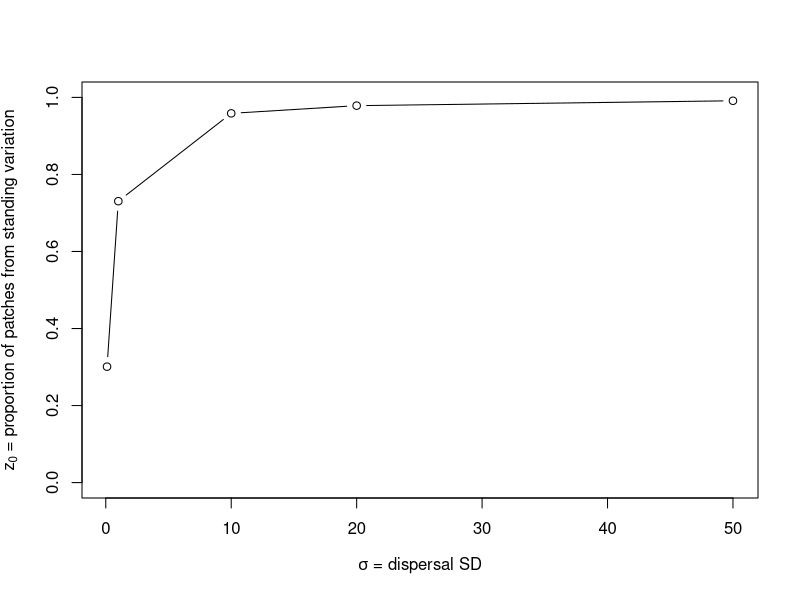

Source code (R):

# Implement theory from standing variation parts

# mu is mutation rate
# rho is population density
# sigma is mean squared dispersal distance
# sb >0 is advantage of mutation for t>0
# sd >0 is disadvantage of mutation for t<0
# 
# ... and
# lambda <- 2 * mu * rho * sb    # is rate of new successful mutations
# lambda0 <- lambda / sd         # is approximate rate of standing successful mutations
# v <- sigma * sqrt(2*sb)        # speed of wave of advance

meanTime <- function (mu, rho, sb, sd, sigma) {
    # mean time til adaptation of a point;
    # E[\tau] is int_0^\infty exp(-lambda0 pi v^2 t^2 - lambda pi v^2 t^3) dt
    f <- function (t) {
        exp( - 4 * mu * rho * sb^2 * sigma^2 * t^2 * (1/sd + t) )
    }
    return( integrate(f, 0, Inf) )
}

meanNewDensity <- function (mu, rho, sb, sd, sigma) {
    # mean density of patches arising from new mutations
    #  is lambda * E[\tau]
    x <- meanTime(mu, rho, sb, sd, sigma)
    x$value <- x$value * 2 * mu * rho * sb 
    return( x )
}

standingProportionArea <- function (mu, rho, sb, sd, sigma) {
    # proportion of space arising from standing variation
    # is 2 * lambda0 * pi * v * t * exp( - 2 * lambda0 * pi * v * t - lambda * pi * v^2 * t^2 )
    f <- function (t) {
        (1/sd) * 4 * sqrt(2) * mu * rho * sb^(3/2) * pi * t * exp( - 4 * mu * rho * sb^(3/2) * sigma * pi * t ( sqrt(2) / sd + sigma * t ) )
    }
    return( integrate(f, 0, Inf) )
}

standingProportionNumbers <- function (mu, rho, sb, sd, sigma) {
    # proportion of patches arising from standing variation
    #    is 1/(1+sd * E[\tau])
    x <- meanTime(mu, rho, sb, sd, sigma)
    x$value <- 1 / (1 + sd * x$value)
    return( x )
}

mu <- 10^{-8}
rho <- 10^6
sb <- .01
sd <- .01
sigmavals <- c(0.1,1,10,20,50)

# plot Standing Proportion Numbers as a function of sigma
sPvals <- sapply(sigmavals, function (sigma) { standingProportionNumbers(mu,rho,sb,sd,sigma)$value } )
plot(sigmavals, sPvals, type="b", xlab=expression(paste(sigma, " = dispersal SD")), ylab=expression(paste(z[0], " = proportion of patches from standing variation")), ylim=c(0,1))





